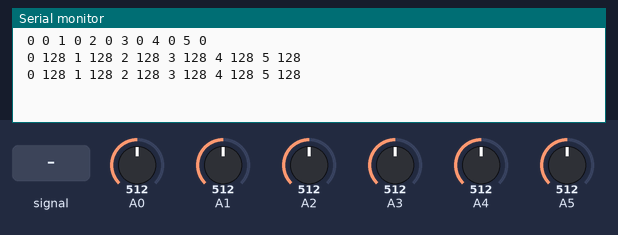
The sketch below on a simulated Arduino Uno, built with avr-gcc and run on an emulated ATmega328P. Shown: the last lines printed to the serial monitor. Inputs (shaded band) come from the test bench; at power-on: A0 = 512, A1 = 512, A2 = 512, A3 = 512, A4 = 512, A5 = 512.

Above: at 1.2 s.
1.3 s: A0 fed a 200 Hz sine of ±81 counts around its level
At 1.9 s:
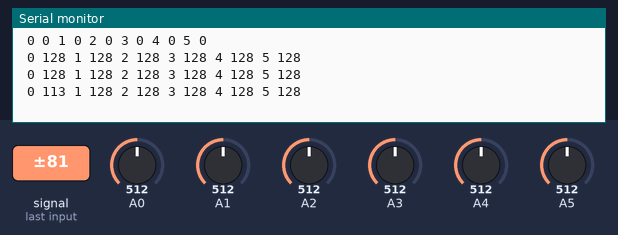
2.8 s: A0 set to 716
At 3.4 s:
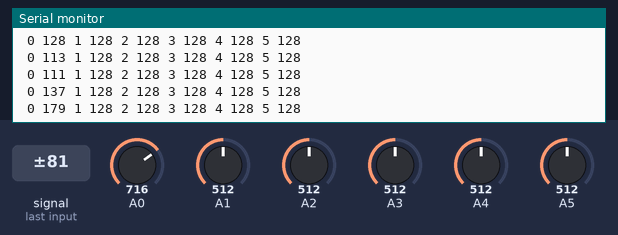
4.3 s: A1 set to 716
At 4.9 s:
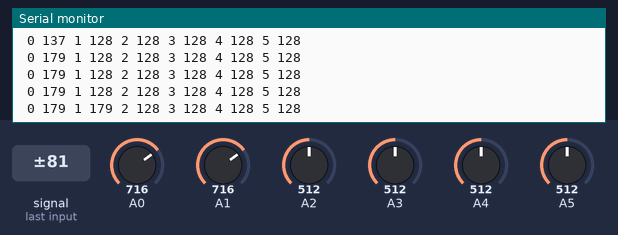
5.8 s: A2 set to 716
At 6.4 s:
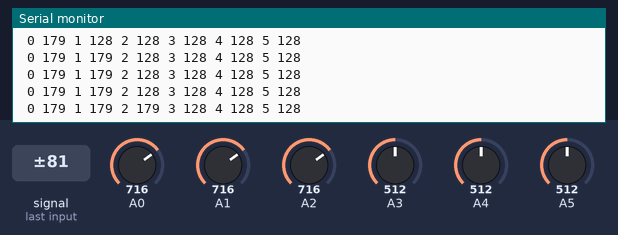
7.3 s: A3 set to 716
At 7.9 s:
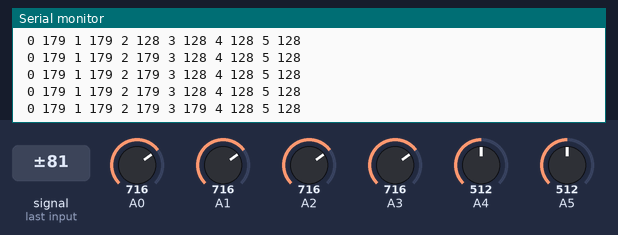
8.8 s: A4 set to 716
At 9.3 s:
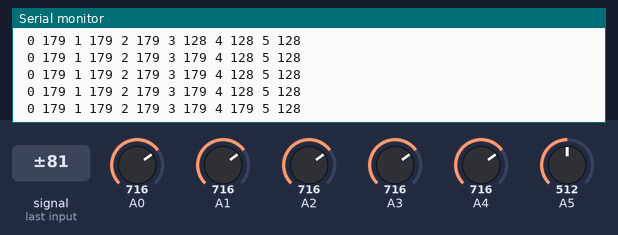
Timing chart, 0 to 11.3 s (numbered marks = the images above; inputs shaded):
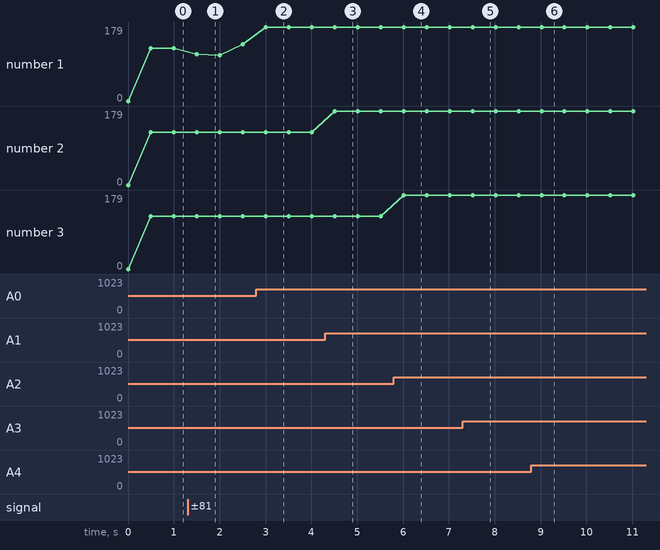

Measured:
- after the input at 1.3 s, the serial monitor: prints a new line after 0.20 s (image 1)
- after the input at 2.8 s, the serial monitor: prints a new line after 0.21 s (image 2)
- after the input at 4.3 s, the serial monitor: prints a new line after 0.21 s (image 3)
- after the input at 5.8 s, the serial monitor: prints a new line after 0.21 s (image 4)
- after the input at 7.3 s, the serial monitor: prints a new line after 0.22 s (image 5)
- after the input at 8.8 s, the serial monitor: prints a new line after 0.22 s (image 6)
- plotted number 1: 128 → 137 after the input at 1.3 s, 137 → 179 after the input at 2.8 s

The sketch:

ADC_MULTI_CHANNELS_NEW.ino
```cpp
//---------------------------------------------------
/*CSilva 2014
ADC using using direct port access and
Interrupt based sampling
Manual settings for ADC clock and Resolution/*
Results  stored in an array and easily accessible by the main loop
Array bits printed on serial port
AN0;AN1.AN2,AN3,AN4,AN5*/
//---------------------------------------------------

int i=0;
//Set how many analogue inputs to read, starting from A0
const int ADC_CHANNELS = 6;
//Create a N position array to store the result of the ADC conversions
int myvar[ADC_CHANNELS];
unsigned int flag=0;

void setup()
{
  Serial.begin(9600);      //begin Serial comm

  ADMUX |= (1 << REFS0);     // Set ADC reference to AVCC
  ADMUX |= (1 << ADLAR);     // Left Adjust the result
  ADCSRA |= (1 << ADEN);     // Enable ADC
  ADCSRA |= (1 << ADIE);     // Enable ADC Interrupt
  sei();                     // Enable Global Interrupts
  ADCSRA |= (1 << ADSC);     // Start A2D Conversions  */
}

void loop()
{
  Serial.print(" 0 ");
  Serial.print(myvar[0]);
  Serial.print(" 1 ");
  Serial.print(myvar[1]);
  Serial.print(" 2 ");
  Serial.print(myvar[2]);
  Serial.print(" 3 ");
  Serial.print(myvar[3]);
  Serial.print(" 4 ");
  Serial.print(myvar[4]);
  Serial.print(" 5 ");
  Serial.println(myvar[5]);

  delay(500);
}
//******************************************************
//-------------------ADC interrupt----------------------
//When the conversion is complete, increment the counter
//to read the next channel and update the variables
//******************************************************

ISR(ADC_vect)
{

  if(flag==0)
  {
    myvar[0]=ADCH;
  }
  if(flag==1)
  {
    myvar[1]=ADCH;
  }
  if(flag==2)
  {
    myvar[2]=ADCH;
  }
  if(flag==3)
  {
    myvar[3]=ADCH;
  }
  if(flag==4)
  {
    myvar[4]=ADCH;
  }
  if(flag==5)
  {
    myvar[5]=ADCH;
  }
 //Count up to n channels
 //(myvar[i]) = ADCH;

  if (++i >= ADC_CHANNELS)
  {
    i=0;
  }

  ADMUX = (1<<ADLAR) | (1<<REFS0) | i; //Select ADC Channel
  ADCSRA |= (1 << ADSC);    // Start A2D Conversions
  flag=i;
}
```
